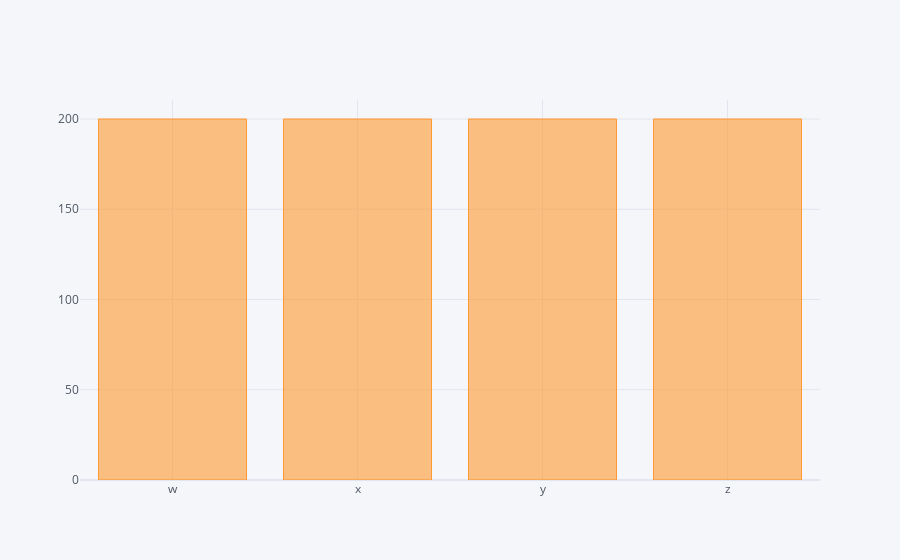

Notebook code for this chart:
### Code cell
df.count().iplot(kind='bar')

### Figure 1 — Plotly figure (JSON) as saved in the notebook; plotly's stock layout.template omitted (floating-point values rounded to 4 significant figures)
{"data": [{"marker": {"color": "rgba(255, 153, 51, 0.6)", "line": {"color": "rgba(255, 153, 51, 1.0)", "width": 1}}, "name": "None", "orientation": "v", "text": "", "type": "bar", "x": ["w", "x", "y", "z"], "y": [200, 200, 200, 200]}], "layout": {"legend": {"bgcolor": "#F5F6F9", "font": {"color": "#4D5663"}}, "paper_bgcolor": "#F5F6F9", "plot_bgcolor": "#F5F6F9", "title": {"font": {"color": "#4D5663"}}, "xaxis": {"gridcolor": "#E1E5ED", "showgrid": true, "tickfont": {"color": "#4D5663"}, "title": {"font": {"color": "#4D5663"}, "text": ""}, "zerolinecolor": "#E1E5ED"}, "yaxis": {"gridcolor": "#E1E5ED", "showgrid": true, "tickfont": {"color": "#4D5663"}, "title": {"font": {"color": "#4D5663"}, "text": ""}, "zerolinecolor": "#E1E5ED"}}}
